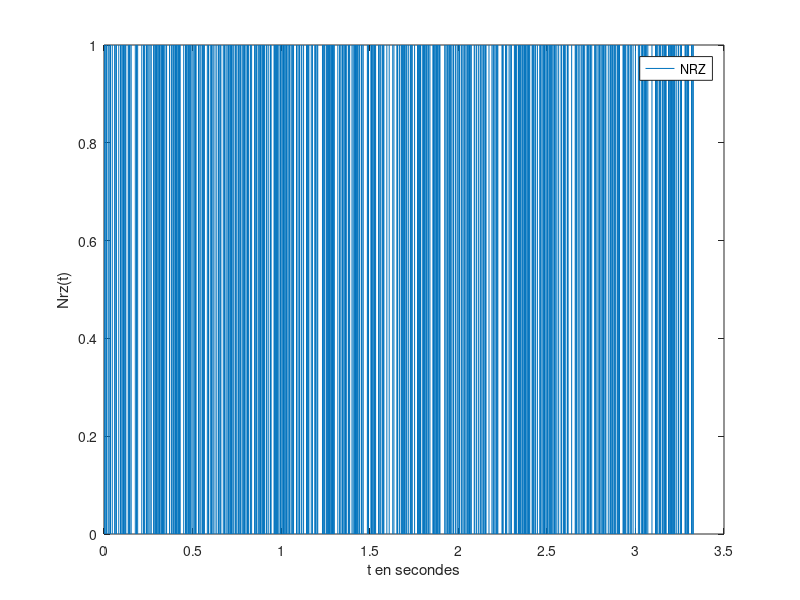

The MATLAB script that drew this image: (Note: this script raises an error after producing the figure.)
clc;
clear all;
close all;

fc = 1080;
delta_f = 100;
f0 = 6000;
f1 = 2000; %changement de valeur poar rapport à l'énoncé
fe = 48000;
Te = 1/fe;
Rb = 300; %Débit binaire
Tb = 1/Rb;
Ts = Tb;
Ns = floor((Ts)/(Te)); %floor partie entière


%% 3 Modem de fréquence
%3.1
%Génération du signal NRZ

bits = randi([0,1],1,1000);
NRZ = kron(bits, ones(1,Ns));
N = length(NRZ);
t = 0:Te:(N-1)*Te;

figure(1)
title('signal NRZ');
plot(t,NRZ);
xlabel('t en secondes')
ylabel('Nrz(t)')
legend('NRZ')

%DSP de NRZ
DSPs_NRZ = pwelch(NRZ,[],[],[],fe,'twosided'); %DSP simulée
DSPt_NRZ = Ts/4*(sinc(linspace(-fe/2,fe/2,length(DSPs_NRZ)).*Ts)).^2+dirac(linspace(-fe/2,fe/2,length(DSPs_NRZ)))/4;

figure(2)
title('DSP NRZ')
semilogy(linspace(-fe/2,fe/2, length(DSPs_NRZ)), fftshift(DSPs_NRZ),'r')
hold on;
xlabel('f');
ylabel('DSP(f)');
semilogy(linspace(-fe/2,fe/2, length(DSPs_NRZ)), DSPt_NRZ, 'b')
legend('DSP théorique NRZ','DSP simulée NRZ')
grid on;

%3.2 Génération du signal modulé en fréquence
phi0 = rand*2*pi;
phi1 = rand*2*pi;
x = (1-NRZ).*cos(2*pi*f0*t+phi0)+NRZ.*cos(2*pi*f1*t+phi1);

figure(3)
plot(t, x)
title('x(k)');
xlabel('t en secondes')
ylabel('x(t)')
legend('x(t)')
grid on;

DSPs_x = pwelch(x, [],[],[],fe,'twosided');
figure(4)
title('DSP x')
semilogy(linspace(-fe/2,fe/2, length(DSPs_x)), fftshift(DSPs_x),'r')
xlabel('f')
ylabel('DSP')
grid on;


%% Canal de transmission à bruit additif, blanc et gaussien
%faire démo trouver formule passe bas idéal

Px = mean(abs(x).^2);

fc = 1080;
delta_f = 100;
f0 = 6000;
f1 = 2000; %changement de valeur par rapport à l'énoncé
fe = 48000;
Te = 1/fe;
Rb = 300; %Débit binaire
Tb = 1/Rb;
Ts = Tb;
Ns = floor((Ts)/(Te)); %floor partie entière